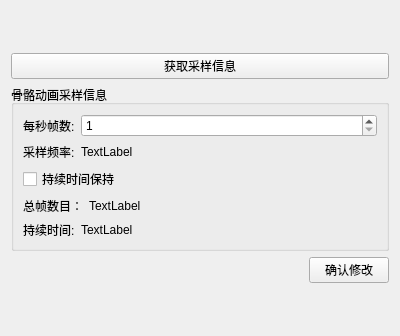
<?xml version="1.0" encoding="UTF-8"?>
<ui version="4.0">
 <class>SSPEditor</class>
 <widget class="QWidget" name="SSPEditor">
  <property name="geometry">
   <rect>
    <x>0</x>
    <y>0</y>
    <width>400</width>
    <height>336</height>
   </rect>
  </property>
  <property name="windowTitle">
   <string>Form</string>
  </property>
  <layout class="QGridLayout" name="gridLayout" rowstretch="0,0,0,0,0">
   <item row="3" column="0">
    <layout class="QHBoxLayout" name="horizontalLayout">
     <item>
      <spacer name="horizontalSpacer">
       <property name="orientation">
        <enum>Qt::Horizontal</enum>
       </property>
       <property name="sizeHint" stdset="0">
        <size>
         <width>40</width>
         <height>20</height>
        </size>
       </property>
      </spacer>
     </item>
     <item>
      <widget class="QPushButton" name="bt_confirm">
       <property name="text">
        <string>确认修改</string>
       </property>
      </widget>
     </item>
    </layout>
   </item>
   <item row="0" column="0">
    <spacer name="verticalSpacer_2">
     <property name="orientation">
      <enum>Qt::Vertical</enum>
     </property>
     <property name="sizeHint" stdset="0">
      <size>
       <width>20</width>
       <height>40</height>
      </size>
     </property>
    </spacer>
   </item>
   <item row="2" column="0">
    <widget class="QGroupBox" name="groupBox">
     <property name="title">
      <string>骨骼动画采样信息</string>
     </property>
     <layout class="QVBoxLayout" name="verticalLayout">
      <item>
       <layout class="QHBoxLayout" name="horizontalLayout_4" stretch="0,1">
        <item>
         <widget class="QLabel" name="label_2">
          <property name="text">
           <string>每秒帧数:</string>
          </property>
         </widget>
        </item>
        <item>
         <widget class="QSpinBox" name="spb_spp">
          <property name="minimum">
           <number>1</number>
          </property>
          <property name="maximum">
           <number>120</number>
          </property>
         </widget>
        </item>
       </layout>
      </item>
      <item>
       <layout class="QHBoxLayout" name="horizontalLayout_2" stretch="0,1">
        <item>
         <widget class="QLabel" name="label">
          <property name="text">
           <string>采样频率:</string>
          </property>
         </widget>
        </item>
        <item>
         <widget class="QLabel" name="lb_freq">
          <property name="text">
           <string>TextLabel</string>
          </property>
         </widget>
        </item>
       </layout>
      </item>
      <item>
       <widget class="QCheckBox" name="chk_keep">
        <property name="text">
         <string>持续时间保持</string>
        </property>
       </widget>
      </item>
      <item>
       <layout class="QHBoxLayout" name="horizontalLayout_5" stretch="0,1">
        <item>
         <widget class="QLabel" name="label_4">
          <property name="text">
           <string>总帧数目：</string>
          </property>
         </widget>
        </item>
        <item>
         <widget class="QLabel" name="lb_frames">
          <property name="text">
           <string>TextLabel</string>
          </property>
         </widget>
        </item>
       </layout>
      </item>
      <item>
       <layout class="QHBoxLayout" name="horizontalLayout_3" stretch="0,1">
        <item>
         <widget class="QLabel" name="label_3">
          <property name="text">
           <string>持续时间:</string>
          </property>
         </widget>
        </item>
        <item>
         <widget class="QLabel" name="lb_totalTime">
          <property name="text">
           <string>TextLabel</string>
          </property>
         </widget>
        </item>
       </layout>
      </item>
     </layout>
    </widget>
   </item>
   <item row="4" column="0">
    <spacer name="verticalSpacer">
     <property name="orientation">
      <enum>Qt::Vertical</enum>
     </property>
     <property name="sizeHint" stdset="0">
      <size>
       <width>20</width>
       <height>40</height>
      </size>
     </property>
    </spacer>
   </item>
   <item row="1" column="0">
    <widget class="QPushButton" name="bt_getinfo">
     <property name="text">
      <string>获取采样信息</string>
     </property>
    </widget>
   </item>
  </layout>
 </widget>
 <resources/>
 <connections/>
</ui>
